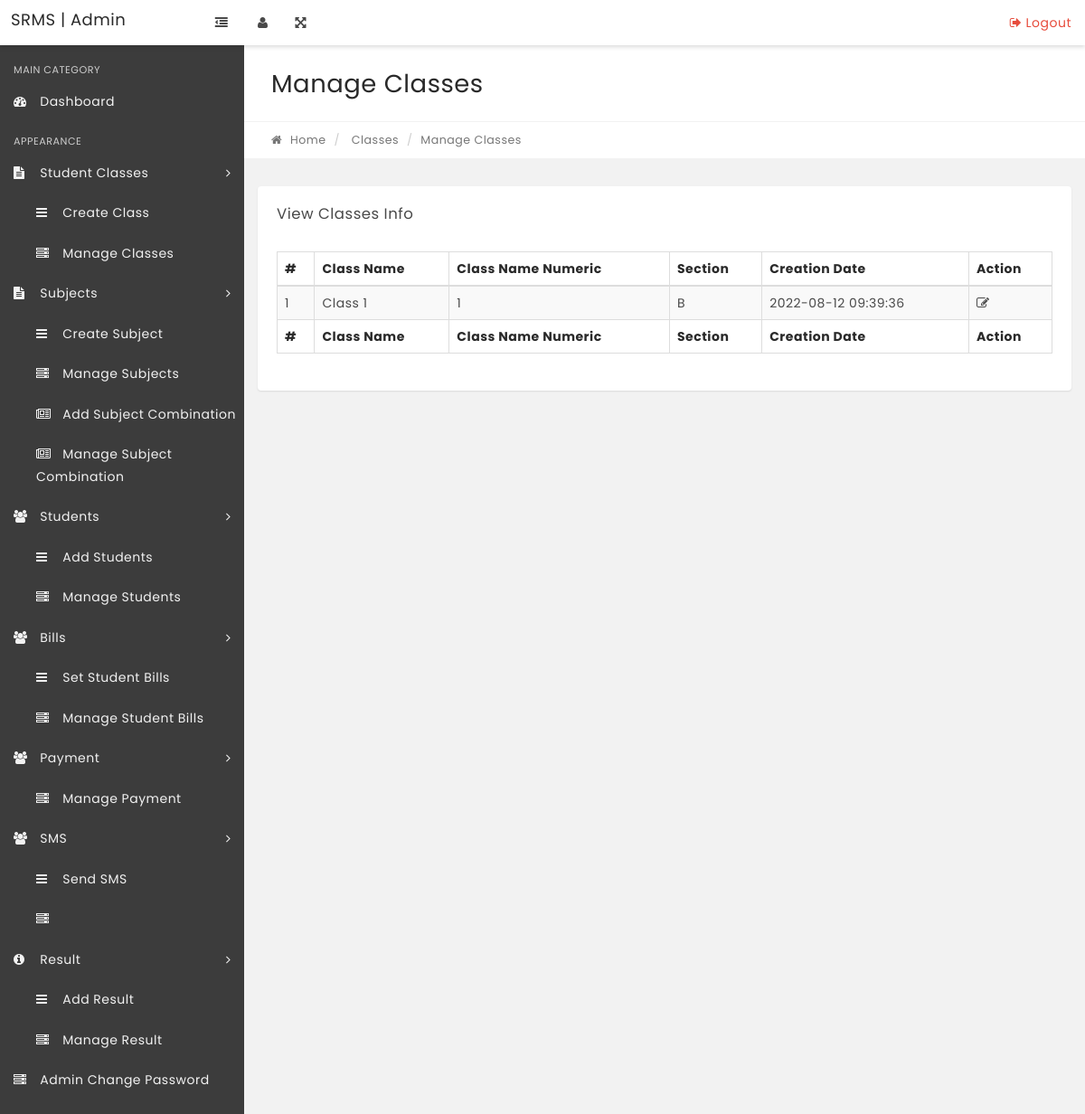
/manage-classes.php, run on the app's committed database.
### tables this page shows
CREATE TABLE `tblclasses` (
  `id` int(11) NOT NULL,
  `ClassName` varchar(80) DEFAULT NULL,
  `ClassNameNumeric` int(4) NOT NULL,
  `Section` varchar(5) NOT NULL,
  `CreationDate` timestamp NOT NULL DEFAULT current_timestamp(),
  `UpdationDate` timestamp NOT NULL DEFAULT '0000-00-00 00:00:00' ON UPDATE current_timestamp()
);

### manage-classes.php (the view, shortened to what this page needs)
<?php
include('includes/config.php');
if(strlen($_SESSION['alogin'])=="")
    {
    header("Location: index.php");
    }
    else{
?>
<!DOCTYPE html>
<html lang="en">
    <head>
        <link rel="stylesheet" href="css/bootstrap.min.css" media="screen" >
        <link rel="stylesheet" href="css/font-awesome.min.css" media="screen" >
        <link rel="stylesheet" href="css/animate-css/animate.min.css" media="screen" >
        <link rel="stylesheet" href="css/lobipanel/lobipanel.min.css" media="screen" >
        <link rel="stylesheet" href="css/prism/prism.css" media="screen" >
        <link rel="stylesheet" type="text/css" href="js/DataTables/datatables.min.css"/>
        <link rel="stylesheet" href="css/main.css" media="screen" >
    </head>
    <body class="top-navbar-fixed">
        <div class="main-wrapper">
   <?php include('includes/topbar.php');?>
            <div class="content-wrapper">
                <div class="content-container">
<?php include('includes/leftbar.php');?>
                    <div class="main-page">
                        <div class="container-fluid">
                            <div class="row page-title-div">
                                <div class="col-md-6">
                                    <h2 class="title">Manage Classes</h2>
                                </div>
                            </div>
                            <div class="row breadcrumb-div">
                                <div class="col-md-6">
                                    <ul class="breadcrumb">
            							<li><a href="dashboard.php"><i class="fa fa-home"></i> Home</a></li>
                                        <li> Classes</li>
            							<li class="active">Manage Classes</li>
            						</ul>
                                </div>
                            </div>
                        </div>
                        <section class="section">
                            <div class="container-fluid">
                                <div class="row">
                                    <div class="col-md-12">
                                        <div class="panel">
                                            <div class="panel-heading">
                                                <div class="panel-title">
                                                    <h5>View Classes Info</h5>
                                                </div>
                                            </div>
                                            <div class="panel-body p-20">
                                                <table id="example" class="display table table-striped table-bordered" cellspacing="0" width="100%">
                                                    <thead>
                                                        <tr>
                                                            <th>#</th>
                                                            <th>Class Name</th>
                                                            <th>Class Name Numeric</th>
                                                            <th>Section</th>
                                                            <th>Creation Date</th>
                                                            <th>Action</th>
                                                        </tr>
                                                    </thead>
                                                    <tfoot>
                                                        <tr>
                                                          <th>#</th>
                                                            <th>Class Name</th>
                                                            <th>Class Name Numeric</th>
                                                            <th>Section</th>
                                                            <th>Creation Date</th>
                                                            <th>Action</th>
                                                        </tr>
                                                    </tfoot>
                                                    <tbody>
<?php $sql = "SELECT * from tblclasses";
$query = $dbh->prepare($sql);
$query->execute();
$results=$query->fetchAll(PDO::FETCH_OBJ);
$cnt=1;
if($query->rowCount() > 0)
{
foreach($results as $result)
{   ?>
<tr>
 <td><?php echo htmlentities($cnt);?></td>
                                                            <td><?php echo htmlentities($result->ClassName);?></td>
                                                            <td><?php echo htmlentities($result->ClassNameNumeric);?></td>
                                                            <td><?php echo htmlentities($result->Section);?></td>
                                                            <td><?php echo htmlentities($result->CreationDate);?></td>
<td>
<a href="edit-class.php?classid=<?php echo htmlentities($result->id);?>"><i class="fa fa-edit" title="Edit Record"></i> </a>
</td>
</tr>
<?php $cnt=$cnt+1;}} ?>
                                                    </tbody>
                                                </table>
                                            </div>
                                        </div>
                                    </div>
                                                </div>
                                            </div>
                                        </div>
                                    </div>
                                </div>
                            </div>
    </body>
</html>
<?php } ?>

### data on the page
tblclasses: ClassName "Class 1", ClassNameNumeric "1", Section "B", CreationDate "2022-08-12 09:39:36"
